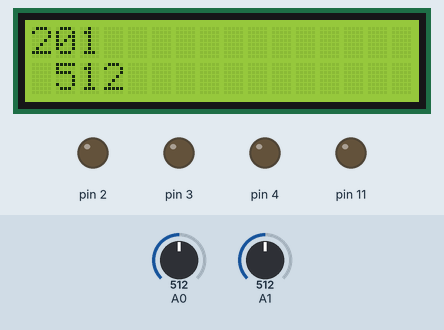
Bench run of a sketch on a simulated Arduino Uno, built with avr-gcc and run on an emulated ATmega328P. On the bench: 16×2 character LCD, output pins drawn as LEDs (lit = HIGH). The inputs (shaded band) are chosen by the test bench; at power-on: A1 = 512, A0 = 512. What the sketch prints to the serial monitor is not drawn.

Above: at 1.2 s.
1.3 s: A1 set to 104
At 2.4 s:
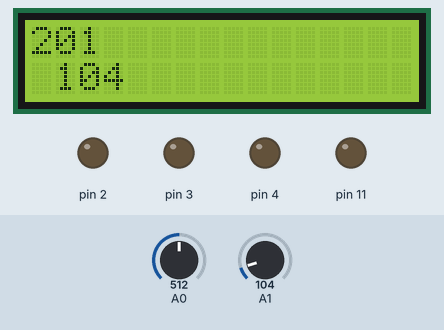
3.5 s: A1 set to 90
At 5.2 s:
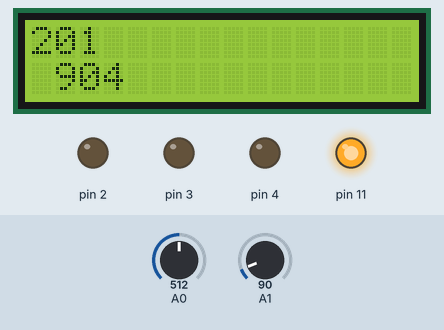
5.5 s: A0 set to 716
At 6.9 s:
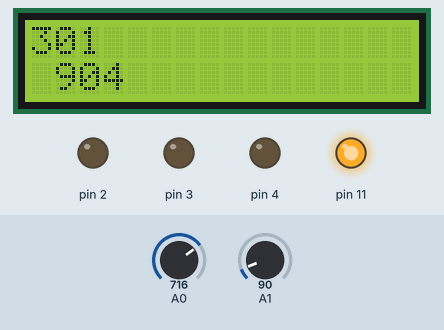
7.5 s: A0 set to 900
At 8.6 s:
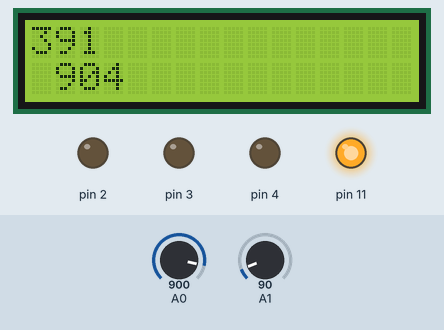
9.5 s: A1 set to 110
At 11.2 s:
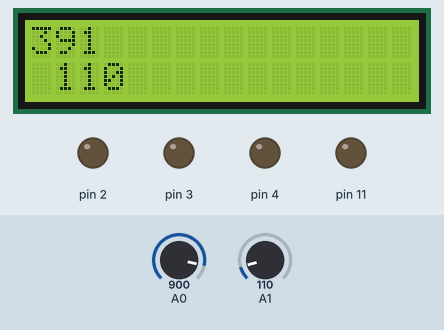
11.5 s: A0 set to 1023
At 13.2 s:
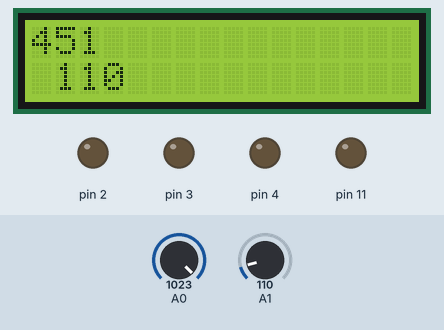
Timing chart, 0 to 14.5 s (numbered marks = the images above; inputs shaded):
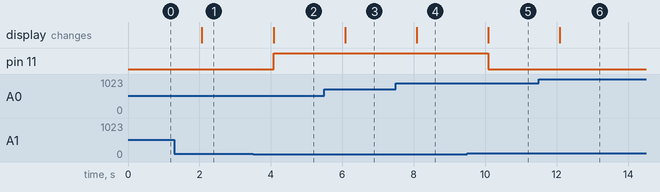

The sketch:

code.ino
```cpp
#include<LiquidCrystal.h>
LiquidCrystal lcd(12, 10, 8, 7, 6, 5);
int value=0;
int baselineTemp = 0;

int celsius = 0;

int fahrenheit = 0;

void setup()
{
  lcd.begin(16,2);
  pinMode(A0, INPUT);
  Serial.begin(9600);

  pinMode(2, OUTPUT);
  pinMode(3, OUTPUT);
  pinMode(4, OUTPUT);
  pinMode(11, OUTPUT);
  pinMode(A1, INPUT);
}

void loop()
{

  //temperature monitoring section


  // set threshold temperature to activate LEDs
  baselineTemp = 5;
  // measure temperature in Celsius
  celsius = map(((analogRead(A0) - 20) * 3.04), 0, 1023, -40, 125);
  // convert to Fahrenheit
  fahrenheit = ((celsius * 9) / 5 + 32);
  Serial.print(celsius);
  Serial.print(" C, ");
  lcd.setCursor(0,0);
  lcd.print(celsius);
  Serial.print(fahrenheit);
  Serial.println(" F");
  if (celsius < baselineTemp) {
    digitalWrite(2, LOW);
    digitalWrite(3, LOW);
    digitalWrite(4, LOW);
  }
  if (celsius >= baselineTemp && celsius < baselineTemp + 5) {
    digitalWrite(2, HIGH);
    digitalWrite(3, HIGH);
    digitalWrite(4, HIGH);
  }
  if (celsius >= baselineTemp + 6 && celsius < baselineTemp + 10) {
    digitalWrite(2, HIGH);
    digitalWrite(3, HIGH);
    digitalWrite(4, LOW);
  }
  if (celsius >= baselineTemp + 11 && celsius < baselineTemp + 20) {
    digitalWrite(2, HIGH);
    digitalWrite(3, LOW);
    digitalWrite(4, LOW);
  }
  if (celsius >= baselineTemp + 21) {
    digitalWrite(2, LOW);
    digitalWrite(3, LOW);
    digitalWrite(4, LOW);
  }


  // photoresistor section


  value=analogRead(A1);
  lcd.setCursor(1,1);
  lcd.print(value);
  if(value<100)
  {
  	digitalWrite(11, HIGH);
    Serial.println("Light ON");
    Serial.println(value);
  }
  else
  {
  digitalWrite(11, LOW);
  Serial.println("Light OFF");
  Serial.println(value);
  }


  delay(1000); // Wait for 1000 millisecond(s)
}
```

Measured:
- the behaviour switches between 100 and 99 on A1 (found by bisection; images 1 and 2)
- after the input at 1.3 s, the display: changes after 0.77 s (image 1)
- after the input at 3.5 s, pin 11: LOW → HIGH after 0.57 s; the display: changes after 0.57 s (image 2)
- after the input at 5.5 s, the display: changes after 0.58 s (image 3)
- after the input at 7.5 s, the display: changes after 0.58 s (image 4)
- after the input at 9.5 s, pin 11: HIGH → LOW after 0.59 s; the display: changes after 0.59 s (image 5)
- after the input at 11.5 s, the display: changes after 0.59 s (image 6)
